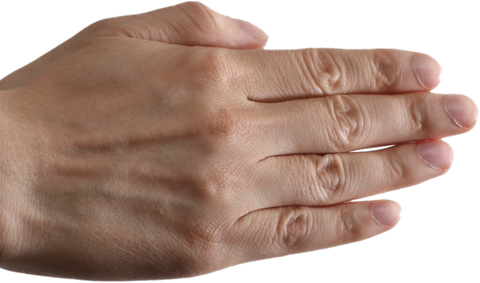
#> input picture rps/hands/h-paper.png, 480 x 283 px, given in place of h-paper.png.png, which was not available
$ python cutout.py hands/h-paper.png
#> lines starting #> are read from the running program, lines starting #| are printed output that depends on the picture; after the words box and inside, x2 and y2 are one past the last pixel; in counts of white or black regions, pixels touching at a corner belong together
"""Cut the Wikimedia RPS hand photos (Media Viewer captures, checkerboard bg) into transparent PNGs.
Source: Rock-paper-scissors (rock|paper|scissors).png, photo by Fluff, modified by Sertion, CC BY-SA 3.0."""
import sys
import numpy as np
from PIL import Image, ImageFilter
from scipy import ndimage

def cut(src, dst):
#> called with src = 'hands/mv-hands/h-paper.png.png', dst = 'hands/hands/h-paper.png.png'
    a = np.asarray(Image.open(src).convert("RGB")).astype(np.int16)
    h, w, _ = a.shape
#> h = 283; w = 480
    # image area = columns/rows that are not the viewer's black frame or the caption bar
    dark = a.max(2) < 30
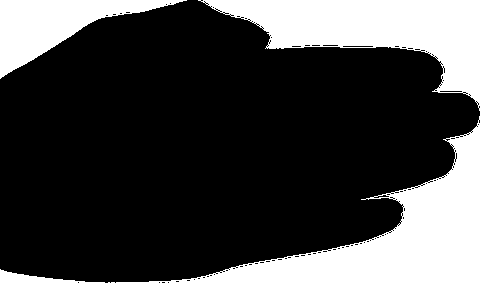
#> dark: shape (283, 480) bool; 25.7% white; 6 white regions (2 under 20 px), largest, box (x1, y1, x2, y2) and area: (116, 116, 480, 283) 15429, (198, 0, 480, 111) 13141, (0, 0, 187, 79) 5792, (0, 269, 105, 283) 556
    cols = np.where(dark[: h // 2].mean(0) < 0.5)[0]
#> cols = 428 values from 13 to 440
    x0, x1 = cols.min(), cols.max() + 1
#> x0 = 13; x1 = 441
    rows = np.where((a[:, x0:x1].min(2) > 200).mean(1) > 0.02)[0]
#> rows = [13, 46, 47, 48, 147, 148, 149, 150, 196, 198, 199, 279, 280, 281]
    y1 = rows.max() + 1
#> y1 = 282
    rgb = a[:y1, x0:x1]
    # caption bar is white too: stop at first fully-white row band near bottom with no skin
    mx, mn = rgb.max(2), rgb.min(2)
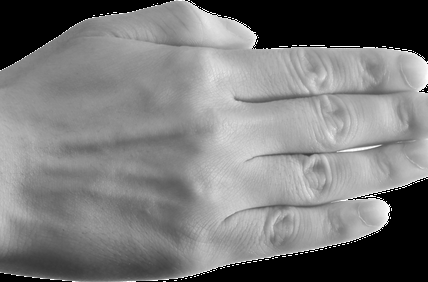
#> mx: shape (282, 428) int16; min 0, max 255, mean 121.3
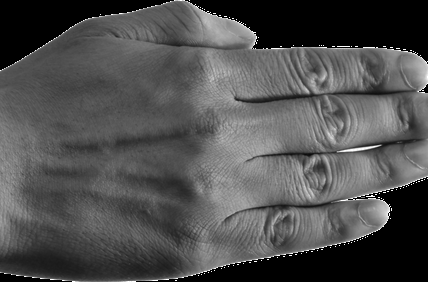
#> mn: shape (282, 428) int16; min 0, max 255, mean 79.1
    bgc = (mn > 175) & ((mx - mn) < 14)            # light, grey: checkerboard
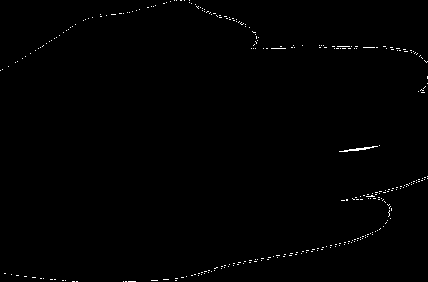
#> bgc: shape (282, 428) bool; 0.55% white in thin lines or dots
    lab, _ = ndimage.label(bgc)
#> lab: shape (282, 428) int32; 346 distinct labels, from 0 to 345
    edge = np.unique(np.concatenate([lab[0], lab[-1], lab[:, 0], lab[:, -1]]))
#> edge = 17 values from 0 to 345
    bg = np.isin(lab, edge[edge > 0])
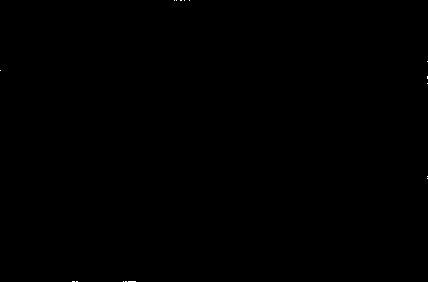
#> bg: shape (282, 428) bool; 0.02% white in thin lines or dots
    fg = ~bg
#> fg: shape (282, 428) bool; 100% white; black in thin lines or dots
    fg = ndimage.binary_opening(fg, iterations=2)
#> fg: shape (282, 428) bool; 100% white; black in thin lines or dots
    keep, n = ndimage.label(fg)
#> keep: shape (282, 428) int32; values 0 (black) and 1 (white), 100% white; black in thin lines or dots
#> n = 1
    if n > 1:
        sizes = ndimage.sum(fg, keep, range(1, n + 1))
        fg = keep == (1 + int(np.argmax(sizes)))
    fg = ndimage.binary_fill_holes(fg)
    fg = ndimage.binary_erosion(fg, iterations=2)
#> fg: shape (282, 428) bool; 97.6% white; 1 black region, box (x1, y1, x2, y2) and area: (0, 0, 428, 282) 2854
    alpha = Image.fromarray((fg * 255).astype(np.uint8)).filter(ImageFilter.GaussianBlur(1.6))
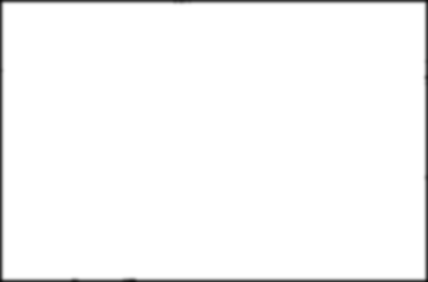
#> alpha: PIL image 428x282 L; min 13, max 255, mean 248.9
    im = Image.fromarray(rgb.astype(np.uint8)).convert("RGBA")
    im.putalpha(alpha)
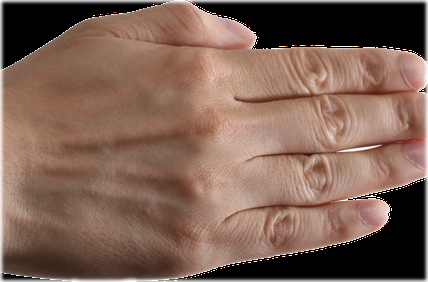
#> im: PIL image 428x282 RGBA; mean R, G, B, A 121.3, 92.6, 79.1, 248.9; transparent parts drawn white
    im = im.crop(im.getbbox())
    im.save(dst)
    print(dst, im.size)
#| hands/hands/h-paper.png.png (428, 282)

for k in sys.argv[1:]:
    cut(f"hands/mv-{k}.png", f"hands/{k}.png")

$ run again, on rps/hands/rock.png
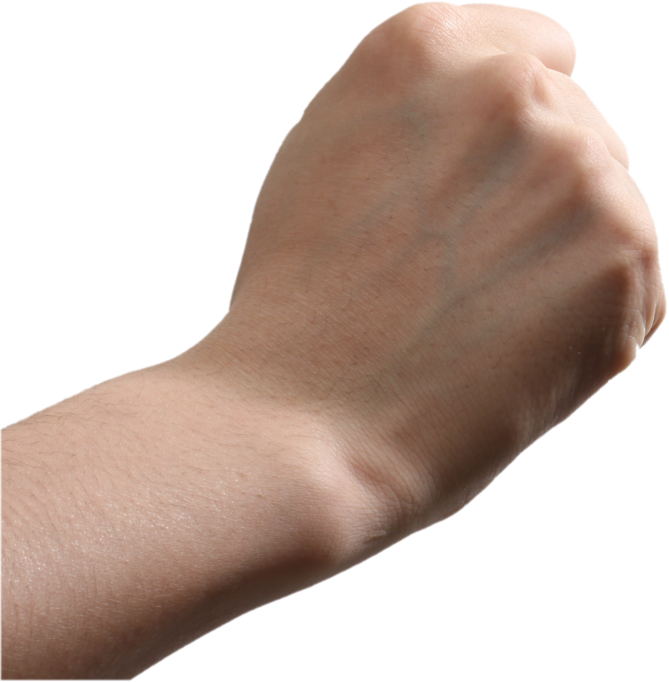
#> input picture rps/hands/rock.png, 1337 x 1364 px, given in place of rock.png.png, which was not available (shown at 1/2 size)
#> dark: shape (1364, 1337) bool; every value is 0
#> cols = 1337 values from 0 to 1336
#> x0 = 0; x1 = 1337
#> rows = 1364 values from 0 to 1363
#> y1 = 1364
#> bgc: shape (1364, 1337) bool; 45.2% white; 5 white regions (4 under 20 px), largest, box (x1, y1, x2, y2) and area: (0, 0, 1337, 1364) 823863
#> in cut, `lab, _ = ndimage.label(bgc)`:
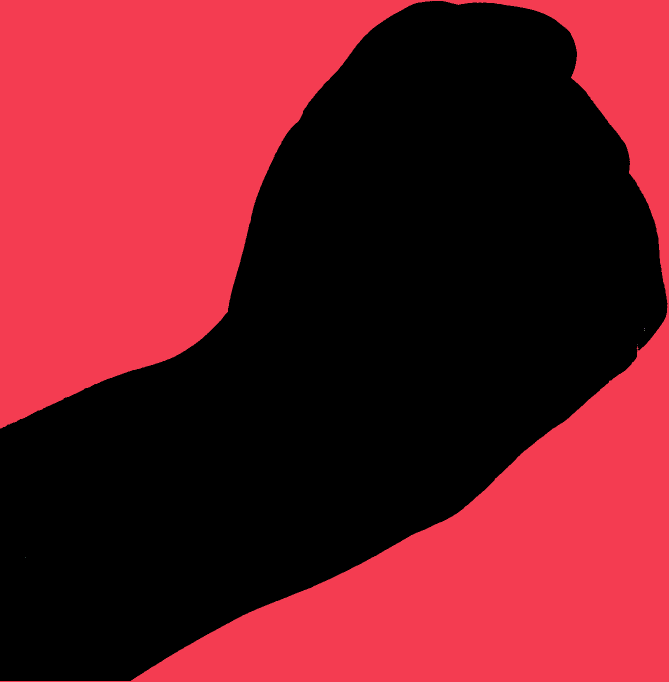
#> lab: shape (1364, 1337) int32 (shown at 1/2 size); 6 distinct labels, from 0 to 5; one colour per label, 0 black
#> edge = [0, 1]
#> bg: shape (1364, 1337) bool; 45.2% white; 1 white region, box (x1, y1, x2, y2) and area: (0, 0, 1337, 1364) 823863
#> keep: shape (1364, 1337) int32; values 0 (black) and 1 (white), 54.8% white; 1 black region, box (x1, y1, x2, y2) and area: (0, 0, 1337, 1364) 823893
#> n = 1
#> in cut, `fg = ndimage.binary_erosion(fg, iterations=2)`:
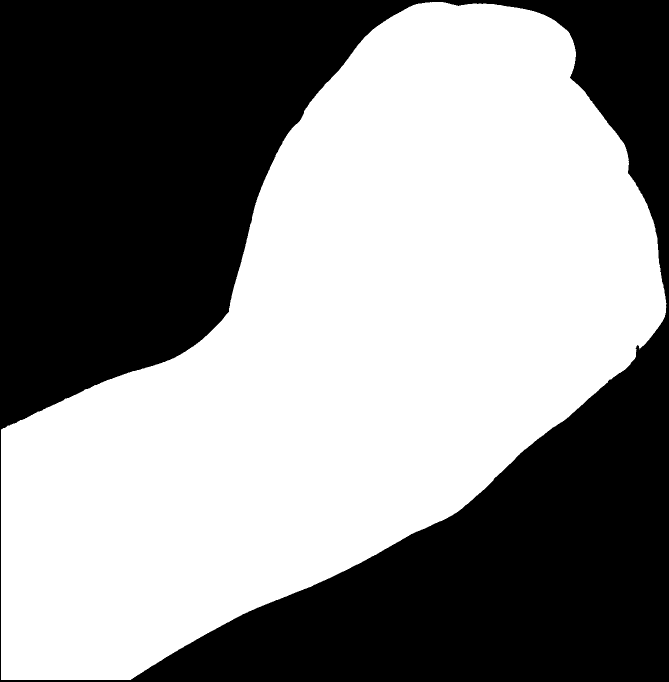
#> fg: shape (1364, 1337) bool (shown at 1/2 size); 54.4% white; 1 black region, box (x1, y1, x2, y2) and area: (0, 0, 1337, 1364) 831643
#> in cut, im is the input picture: PIL image 1337x1364 RGBA; mean R, G, B, A 197.6, 179.5, 170.1, 138.7
#| hands/hands/rock.png.png (1337, 1364)
